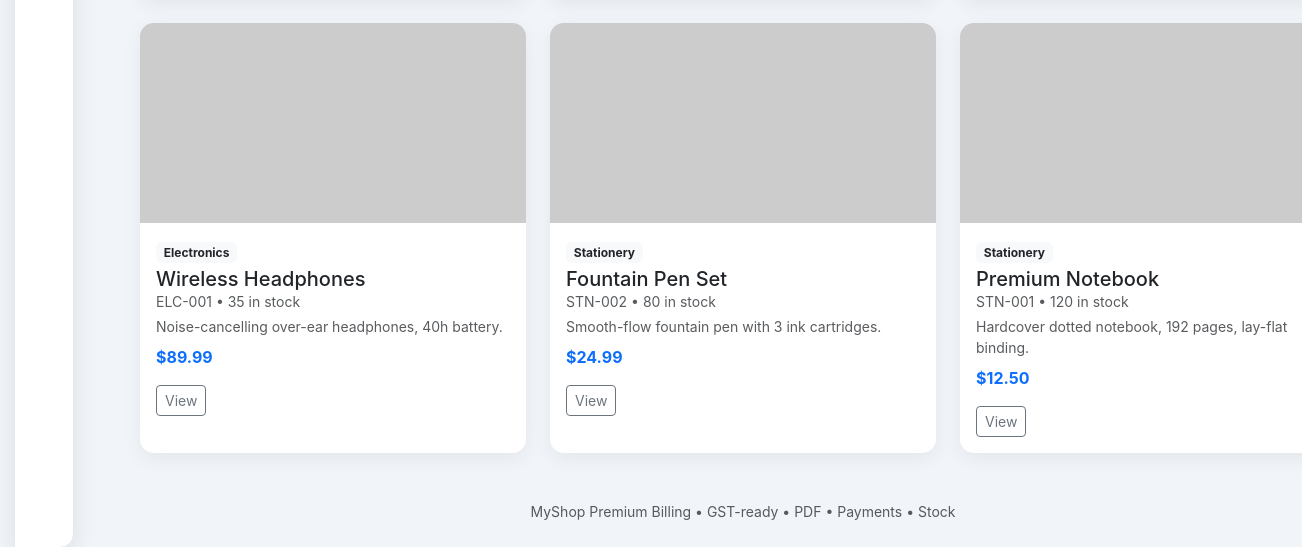
/admin/products (lower part), run on an earlier commit of the app's database.
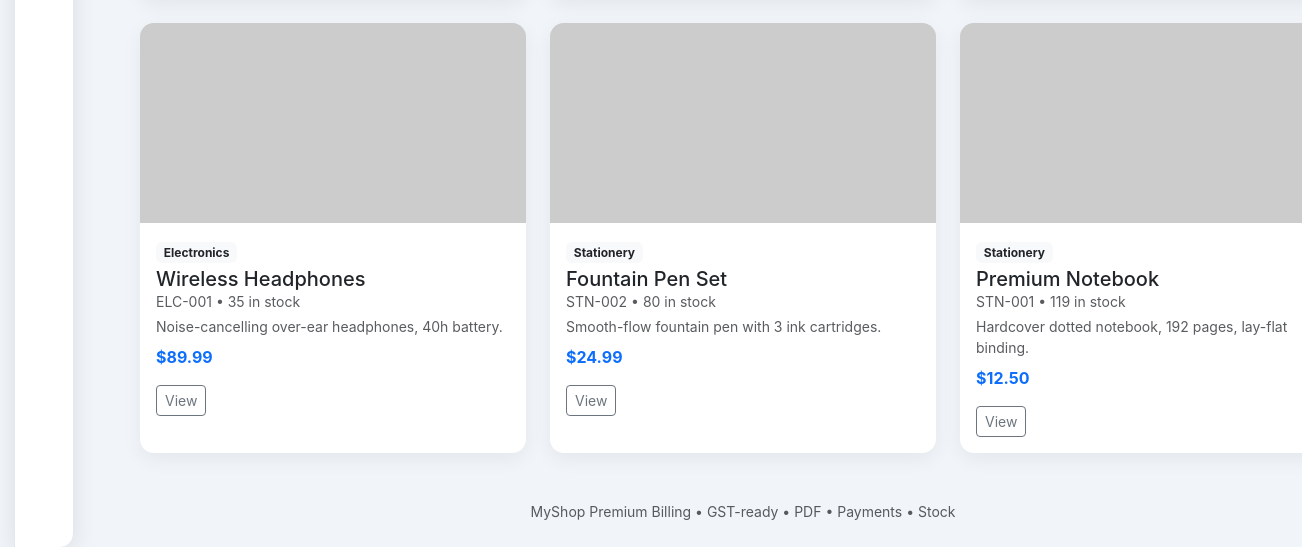
And on a later commit of the database.
### tables this page shows
CREATE TABLE products (
    id INTEGER PRIMARY KEY AUTOINCREMENT,
    name TEXT NOT NULL,
    description TEXT DEFAULT '',
    category TEXT DEFAULT 'General',
    price REAL NOT NULL,
    stock INTEGER NOT NULL DEFAULT 50,
    sku TEXT DEFAULT '',
    image_url TEXT
);

### app.py (the view, shortened to what this page needs)
@app.route('/admin/products', methods=['GET', 'POST'])
def admin_products():
    db = get_db()
    rows = db.execute('SELECT * FROM products ORDER BY id DESC').fetchall()
    return render_template('admin_products.html', products=rows)

### app.py (called while the page is built)
def get_db():
    db = getattr(g, "db", None)
    if db is None:
        db = g.db = sqlite3.connect(DB_PATH)
        db.row_factory = sqlite3.Row
    return db

def _cols(db, table):
    try:
        return [r[1] for r in db.execute(f"PRAGMA table_info({table})").fetchall()]
    except Exception:
        return []

@app.before_request
def ensure_migrations():
    if DB_PATH.exists():
        try:
            migrate_db()
        except Exception:
            pass

@app.after_request
def set_security_headers(response):
    response.headers.setdefault("X-Content-Type-Options", "nosniff")
    response.headers.setdefault("X-Frame-Options", "SAMEORIGIN")
    response.headers.setdefault("Referrer-Policy", "no-referrer")
    return response

### templates/admin_products.html (shortened to what this page needs)
{% extends "layout.html" %}
{% block content %}
  <div class="row row-cols-2 row-cols-lg-3 g-3 g-md-4">
    {% for p in products %}
    <div class="col">
      <div class="card h-100 shadow-sm">
        {% if p.image_url %}
          <img src="{{ p.image_url }}" loading="lazy" class="card-img-top product-img" alt="{{ p.name }}" onerror="this.onerror=null;this.src='https://picsum.photos/seed/myshop{{ p.id }}/600/400'">
        {% else %}
          <img src="https://picsum.photos/seed/myshop{{ p.id }}/600/400" loading="lazy" class="card-img-top product-img" alt="{{ p.name }}">
        {% endif %}
        <div class="card-body">
          <span class="badge bg-light text-dark mb-1">{{ p.category or 'General' }}</span>
          <h5 class="card-title mb-0">{{ p.name }}</h5>
          <div class="small text-muted mb-1">{{ p.sku or '' }} • {{ p.stock }} in stock</div>
          <div class="small text-muted mb-2">{{ p.description or '' }}</div>
          <p class="card-text fw-bold text-primary">${{ '%.2f'|format(p.price) }}</p>
          <a href="/product/{{ p.id }}" class="btn btn-sm btn-outline-secondary">View</a>
        </div>
      </div>
    </div>
    {% endfor %}
  </div>
{% endblock %}

What changed in the data, as far as the page shows it:
changed products "Premium Notebook": stock "120" → "119"
